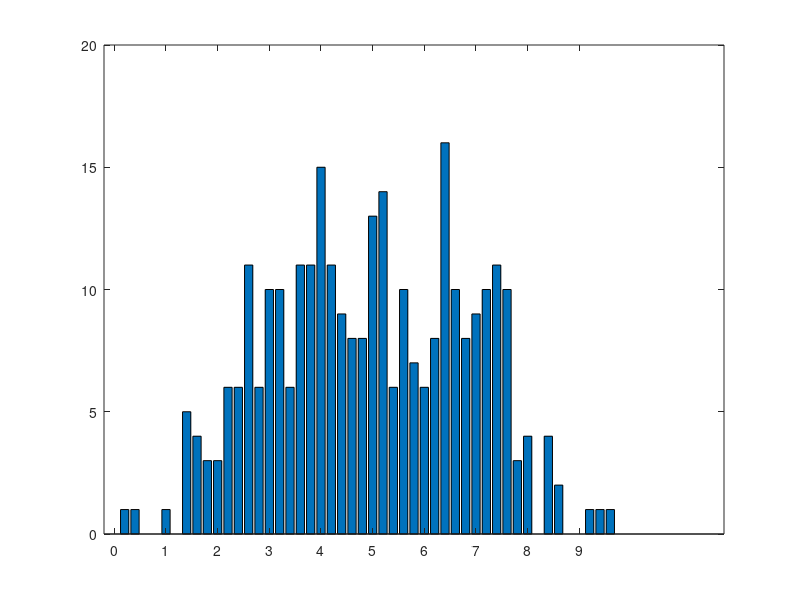
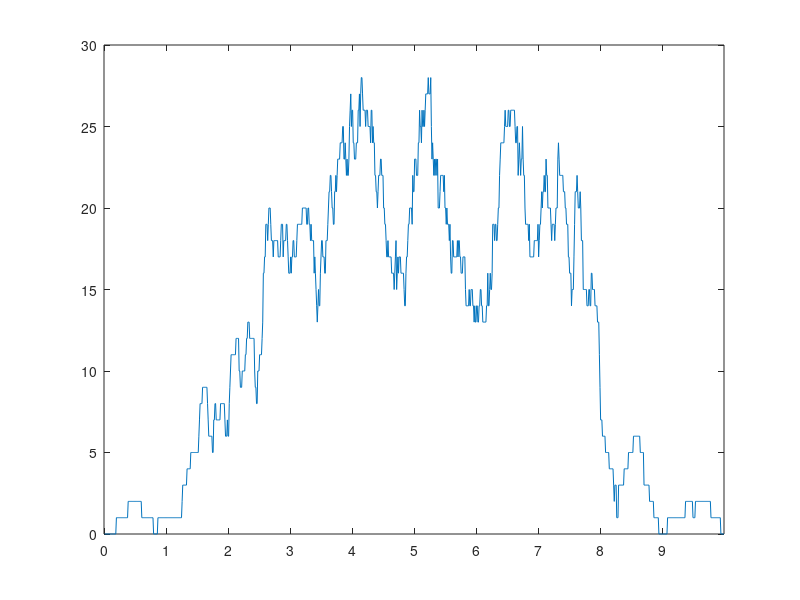
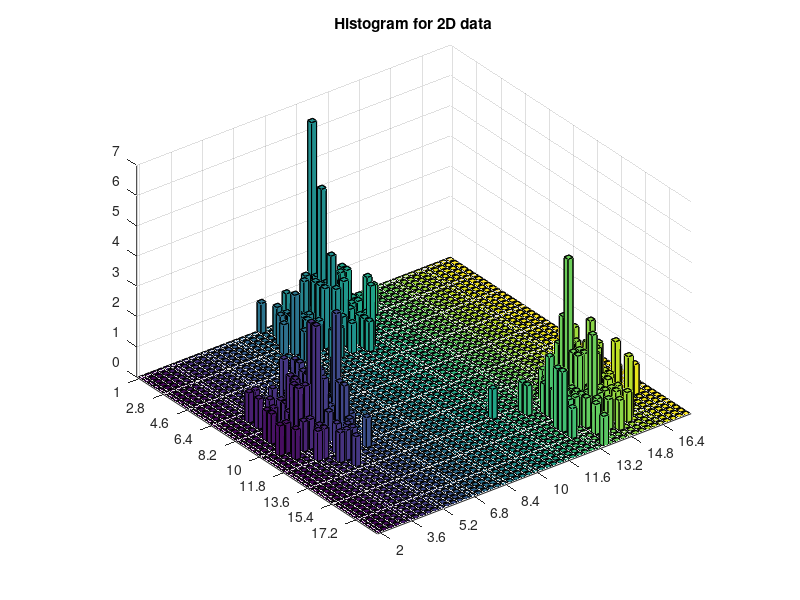
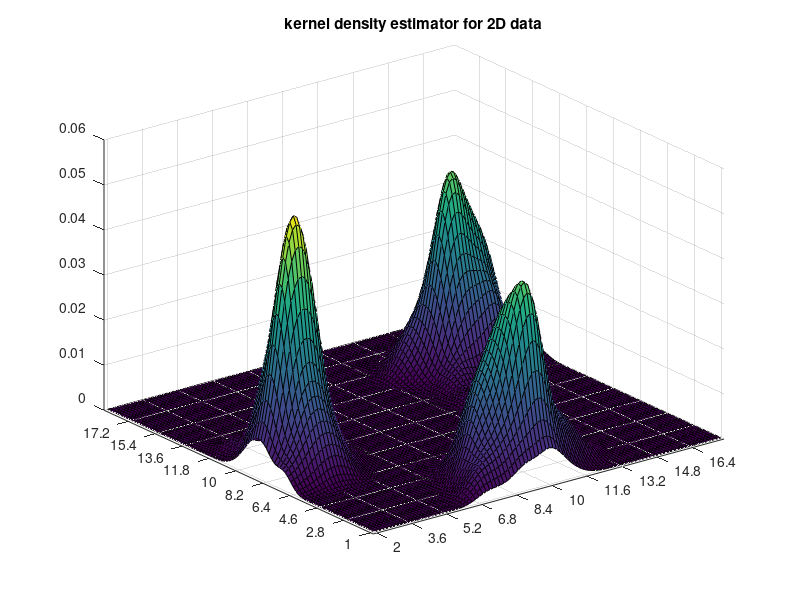

Write MATLAB code to recreate these figures, in order.

% Histogram and KDE example with mixture of gaussians
% In this example we have a randomly generated data derived from 3 normal
% distribution centred around 3 different points. We show the density
% estimation using both histogram methond and KDE
%===============================================================
% Data preparation
%  (Please copy and paste one section of the below.)
%===============================================================
clc,close all
% When each gaussian component does not overlap:
A = zeros(300, 1);
A(1:100) = randn(100,1) * 0.1 + 5;
A(101:200) = randn(100,1) * 0.1 + 3;
A(201:300) = randn(100,1) * 0.1 + 7;

%When each gaussian component overlaps a lot:
A(1:100) = randn(100,1) * 1 + 5;
A(101:200) = randn(100,1) * 1 + 3;
A(201:300) = randn(100,1) * 1 + 7;

% 3D example
B(1:100,:) = randn(100,2) + repmat([4 10],100,1);
B(101:200,:) = randn(100,2) + repmat([10 4],100,1);
B(201:300,:) = randn(100,2) + repmat([15 15],100,1);


%===============================================================
% Histogram method
%===============================================================

% Adjustable parameters:
bincount = 50;

myhist = zeros(bincount,1);
mindata = min(A);
maxdata = max(A);
minlevel = floor(mindata);
maxlevel = ceil(maxdata);
leveldiff = (maxlevel - minlevel)/bincount;

for i=1:size(A,1)
	bin = (A(i) - minlevel) / leveldiff;
	bin = ceil(bin);
	myhist(bin) = myhist(bin) + 1;
end
figure;
bar(myhist);
set(gca,'XTick',1:(bincount/10):bincount);
set(gca,'XTickLabel',minlevel:leveldiff*(bincount/10):maxlevel);


%===============================================================
% Kernel density estimation
%===============================================================
% Here we use the tophat kernel.
% Adjustable parameters:
kernelwidth = 0.2; % kernel width determines how smooth estimate will be

bincount = 1000;
mykde = zeros(bincount,1);
mindata = min(A);
maxdata = max(A);
minlevel = floor(mindata);
maxlevel = ceil(maxdata);
leveldiff = (maxlevel - minlevel)/bincount;

for i=1:size(A,1)
	bin = (A(i) - minlevel) / leveldiff;
	bin = ceil(bin);

	range = floor(kernelwidth/leveldiff);

	added = zeros(bincount,1);
	minindex = max(1, bin-range);
	maxindex = min(bincount, bin+range);
	added(minindex:maxindex) = 1;

	mykde = mykde + added; % tophat kernel
end
figure;
plot(mykde);
set(gca,'XTick',1:(bincount/10):bincount);
set(gca,'XTickLabel',minlevel:leveldiff*(bincount/10):maxlevel);


%===============================================================
% Histogram for 3D
%===============================================================

% Adjustable parameters:
bincount = 50;

myhist3 = zeros(bincount,bincount,1);
mindata = min(B);
maxdata = max(B);
minlevel = floor(mindata);
maxlevel = ceil(maxdata);
leveldiff = (maxlevel - minlevel)/bincount;

for i=1:size(B,1)
	bin = (B(i,:) - minlevel) ./ leveldiff;
	bin = ceil(bin);
	myhist3(bin(1),bin(2)) = myhist3(bin(1),bin(2)) + 1;
end
figure;
bar3(myhist3);
set(gca,'XTick',1:(bincount/10):bincount);
set(gca,'XTickLabel',minlevel(1):leveldiff(1)*(bincount/10):maxlevel(1));
set(gca,'YTick',1:(bincount/10):bincount);
set(gca,'YTickLabel',minlevel(2):leveldiff(2)*(bincount/10):maxlevel(2));
title('Histogram for 2D data');


%===============================================================
% Kernel density estimation
%===============================================================

% Adjustable parameters:
kernelwidth = 0.5;

bincount = 100;

mindata = min(B, [], 1);
maxdata = max(B, [], 1);
minlevel = floor(mindata);
maxlevel = ceil(maxdata);
leveldiff = (maxlevel - minlevel)/bincount;

[gridx, gridy] = meshgrid( ...
    mindata(1) + leveldiff(1)*(1:bincount), ...
    mindata(2) + leveldiff(2)*(1:bincount) ...
    ); 

norm2B = sum(B.^2, 2); 
norm2grid = gridx(:).^2 + gridy(:).^2; 
dist2mat = bsxfun(@plus, norm2B, norm2grid') - 2 * B * [gridx(:), gridy(:)]';
% Using Gaussian Kernel
kernelmatrix = exp(-dist2mat ./ (2 * kernelwidth^2)) ./ (kernelwidth^2 * (2*pi)); 

mykde2 = mean(kernelmatrix, 1); 

figure; 
% bar3(reshape(mykde2, [bincount, bincount]));
surf(reshape(mykde2, [bincount, bincount]));
set(gca,'XTick',1:(bincount/10):bincount);
set(gca,'XTickLabel',minlevel(1):leveldiff(1)*(bincount/10):maxlevel(1));
set(gca,'YTick',1:(bincount/10):bincount);
set(gca,'YTickLabel',minlevel(2):leveldiff(2)*(bincount/10):maxlevel(2));
title('kernel density estimator for 2D data'); 

